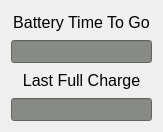
   <widget class="QWidget" name="layoutWidget">
    <property name="geometry">
     <rect>
      <x>757</x>
      <y>51</y>
      <width>145</width>
      <height>118</height>
     </rect>
    </property>
    <layout class="QVBoxLayout" name="verticalLayout_9">
     <item>
      <widget class="QLabel" name="Time_To_Go_Label">
       <property name="minimumSize">
        <size>
         <width>141</width>
         <height>23</height>
        </size>
       </property>
       <property name="font">
        <font>
         <pointsize>12</pointsize>
        </font>
       </property>
       <property name="text">
        <string>Battery Time To Go</string>
       </property>
       <property name="alignment">
        <set>Qt::AlignCenter</set>
       </property>
      </widget>
     </item>
     <item>
      <widget class="QLineEdit" name="Time_To_Go_lineEdit">
       <property name="maximumSize">
        <size>
         <width>16777215</width>
         <height>31</height>
        </size>
       </property>
       <property name="font">
        <font>
         <pointsize>10</pointsize>
         <weight>50</weight>
         <bold>false</bold>
        </font>
       </property>
       <property name="autoFillBackground">
        <bool>false</bool>
       </property>
       <property name="styleSheet">
        <string notr="true">background-color: rgb(136, 138, 133);</string>
       </property>
       <property name="alignment">
        <set>Qt::AlignCenter</set>
       </property>
      </widget>
     </item>
     <item>
      <widget class="QLabel" name="Last_Full_Charge_Label">
       <property name="minimumSize">
        <size>
         <width>0</width>
         <height>23</height>
        </size>
       </property>
       <property name="maximumSize">
        <size>
         <width>145</width>
         <height>16777215</height>
        </size>
       </property>
       <property name="font">
        <font>
         <pointsize>12</pointsize>
        </font>
       </property>
       <property name="text">
        <string>Last Full Charge</string>
       </property>
       <property name="alignment">
        <set>Qt::AlignCenter</set>
       </property>
      </widget>
     </item>
     <item>
      <widget class="QLineEdit" name="Last_Full_Charge_lineEdit">
       <property name="maximumSize">
        <size>
         <width>16777215</width>
         <height>31</height>
        </size>
       </property>
       <property name="font">
        <font>
         <pointsize>10</pointsize>
         <weight>50</weight>
         <bold>false</bold>
        </font>
       </property>
       <property name="autoFillBackground">
        <bool>false</bool>
       </property>
       <property name="styleSheet">
        <string notr="true">background-color: rgb(136, 138, 133);</string>
       </property>
       <property name="alignment">
        <set>Qt::AlignCenter</set>
       </property>
      </widget>
     </item>
    </layout>
   </widget>
